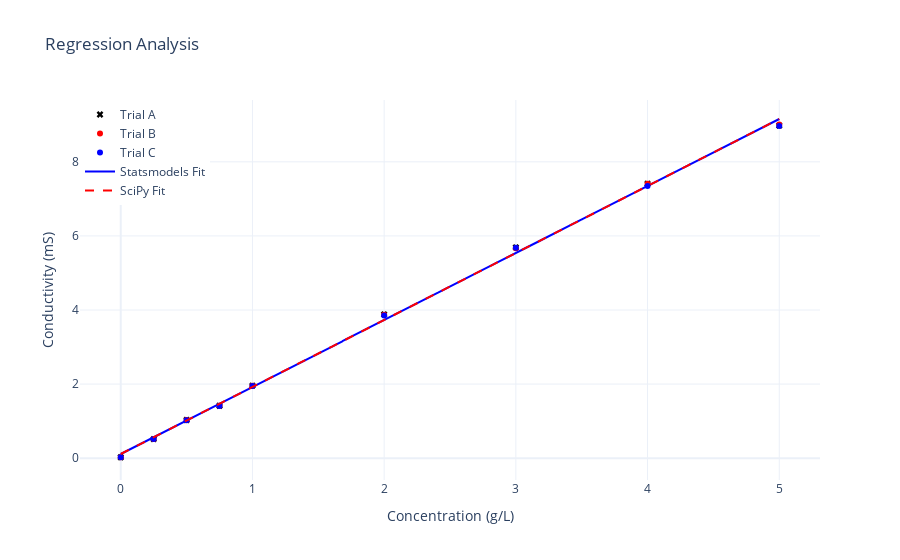

Notebook source saved alongside this figure:
### Code cell
import pandas as pd
import numpy as np
import scipy.stats as stats
import statsmodels.api as sm
import plotly.graph_objects as go


# Load data from Excel
df = pd.read_excel("RO_Week_1_Data.xlsx", sheet_name="Results")

# Extract x values (independent variable)
x_original = df["Concentration_(g/L)"]

# Extract y values (dependent variables from multiple trials)
y1 = df["Conductivity_A_(mS)"]
y2 = df["Conductivity_B_(mS)"]
y3 = df["Conductivity_C_(mS)"]

# Combine all y values into one dataset for regression
all_y = np.concatenate([y1, y2, y3])
all_x = np.tile(x_original, 3)  # Repeat x-values to match y-values

# Prepare data for statsmodels regression
x = sm.add_constant(all_x)  # Add intercept term
y = pd.concat([y1, y2, y3]).reset_index(drop=True)  # Flatten y values

# Fit Ordinary Least Squares (OLS) model
model = sm.OLS(y, x).fit()

# Define function for the statsmodels regression equation (y = mx + b)
def equation(x):
    m = model.params.iloc[1]  # Slope
    b = model.params.iloc[0]  # Intercept
    return m * x + b

# Print model summary
print(model.summary())

# Compute and print 95% confidence intervals
conf_int = model.conf_int(alpha=0.05)
print("95% Confidence Intervals for Regression Coefficients:")
print(f"Intercept: {conf_int.iloc[0, 0]:.5f} to {conf_int.iloc[0, 1]:.5f}")
print(f"Slope: {conf_int.iloc[1, 0]:.5f} to {conf_int.iloc[1, 1]:.5f}")

# Compute linear regression using SciPy (for comparison)
slope, intercept, r_value, p_value, std_err = stats.linregress(all_x, all_y)

# Define function for SciPy regression equation
def equation2(x):
    return slope * x + intercept

# Generate x values for plotting regression lines
x_linespace = np.linspace(x_original.min(), x_original.max(), 10000)  # Smooth fit

# Create Plotly figure
fig = go.Figure()

# Scatter plots for individual trials
fig.add_trace(go.Scatter(x=x_original, y=y1, mode='markers', marker=dict(color='black', symbol='x', size=6),
                            name="Trial A"))
fig.add_trace(go.Scatter(x=x_original, y=y2, mode='markers', marker=dict(color='red', symbol='circle', size=6),
                            name="Trial B"))
fig.add_trace(go.Scatter(x=x_original, y=y3, mode='markers', marker=dict(color='blue', size=6),
                            name="Trial C"))

# Plot regression lines
fig.add_trace(go.Scatter(x=x_linespace, y=equation(x_linespace), mode='lines', line=dict(color='blue'),
                            name="Statsmodels Fit"))
fig.add_trace(go.Scatter(x=x_linespace, y=equation2(x_linespace), mode='lines', line=dict(color='red', dash='dash'),
                            name="SciPy Fit"))

# Layout customization
fig.update_layout(
    title="Regression Analysis",
    xaxis_title="Concentration (g/L)",
    yaxis_title="Conductivity (mS)",
    legend=dict(x=0, y=1),
    template="plotly_white"
)

fig.write_html("regression_analysis.html")

# Show interactive plot
fig.show()

### Figure 1 — Plotly figure (JSON) as saved in the notebook; plotly's stock layout.template omitted (floating-point values rounded to 4 significant figures; data arrays with more than 128 entries replaced by an {"elided": "..."} marker saying what was removed)
{"data": [{"marker": {"color": "black", "size": 6, "symbol": "x"}, "mode": "markers", "name": "Trial A", "type": "scatter", "x": [0.25, 0.5, 0.75, 1.0, 2.0, 3.0, 4.0, 5.0, 0.0], "y": [0.5152, 1.03, 1.415, 1.957, 3.88, 5.69, 7.41, 8.98, 0.025]}, {"marker": {"color": "red", "size": 6, "symbol": "circle"}, "mode": "markers", "name": "Trial B", "type": "scatter", "x": [0.25, 0.5, 0.75, 1.0, 2.0, 3.0, 4.0, 5.0, 0.0], "y": [0.5142, 1.027, 1.413, 1.953, 3.87, 5.67, 7.41, 9.01, 0.0246]}, {"marker": {"color": "blue", "size": 6}, "mode": "markers", "name": "Trial C", "type": "scatter", "x": [0.25, 0.5, 0.75, 1.0, 2.0, 3.0, 4.0, 5.0, 0.0], "y": [0.514, 1.026, 1.41, 1.949, 3.85, 5.68, 7.35, 8.97, 0.0246]}, {"line": {"color": "blue"}, "mode": "lines", "name": "Statsmodels Fit", "type": "scatter", "x": {"elided": "10000 float values"}, "y": {"elided": "10000 float values"}}, {"line": {"color": "red", "dash": "dash"}, "mode": "lines", "name": "SciPy Fit", "type": "scatter", "x": {"elided": "10000 float values"}, "y": {"elided": "10000 float values"}}], "layout": {"legend": {"x": 0, "y": 1}, "title": {"text": "Regression Analysis"}, "xaxis": {"title": {"text": "Concentration (g/L)"}}, "yaxis": {"title": {"text": "Conductivity (mS)"}}}}
